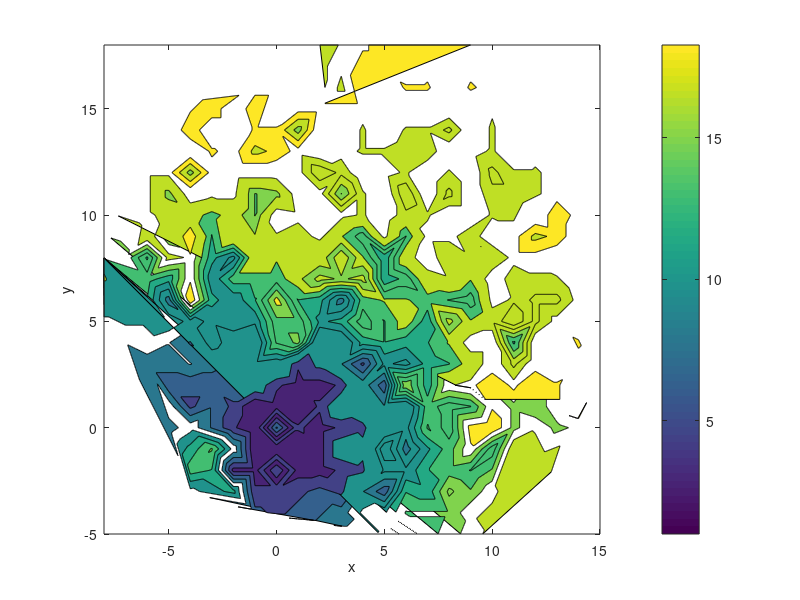

Write the MATLAB code that produced this figure.
close all;
clear vars;
sims=2000;
n=20;

x5=[];
y5=[];
t5=[];

for j=1:sims
    
x2=zeros(1,n);
y2=zeros(1,n);
av=zeros(1,n);
j=1;
x=0;
y=0;
for i=1:n

      tmp1=randi([1,100]);
    
    if(tmp1<=19)
       y=y+1; 
    end
    if(tmp1>19&&tmp1<=43)
        y=y+1;
        x=x+1;
    end
    if(tmp1>43&&tmp1<=60)
        x=x+1;
    end
    if(tmp1>60&&tmp1<=70)
        y=y-1;
        x=x+1;
    end
    if(tmp1>70&&tmp1<=72)
        y=y-1;
    end
    if(tmp1>72&&tmp1<=75)
        y=y-1;
        x=x-1;
    end
    if(tmp1>75&&tmp1<=85)
        x=x-1;
    end
    if(tmp1>85)
        x=x-1;
        y=y+1;
    end
    
    
    
      y2(1,j)=y;
      x2(1,j)=x;
      av(1,j)=sqrt((sum(x2)/j)*(sum(x2)/j)+(sum(y2)/j)*(sum(y2)/j));
    j=j+1;
  
    
end

%figure(1)
%stem3(1:n,x2,y2);
%hold on;

x5=[x5,x2];
y5=[y5,y2];
t5=[t5,1:n];


%[tmp,tmp2]=size(x2);
%for i=2:tmp2
%quiver(x2(i-1),y2(i-1),(x2(i)-x2(i-1)),y2(i)-y2(i-1),1)
%pause(1);
%hold on;
%end
%figure(2);
%plot(1:n,av);
%hold on;
end

xv = linspace(min(x5), max(x5),  1000);
yv = linspace(min(y5), max(y5),  1000);
[X,Y] = meshgrid(xv, yv);
Z = griddata(x5,y5,t5,X,Y);
figure
contourf(X, Y, Z)
colorbar
hold on;

xlabel('x');
ylabel('y');
zlabel('Steps(n)');
